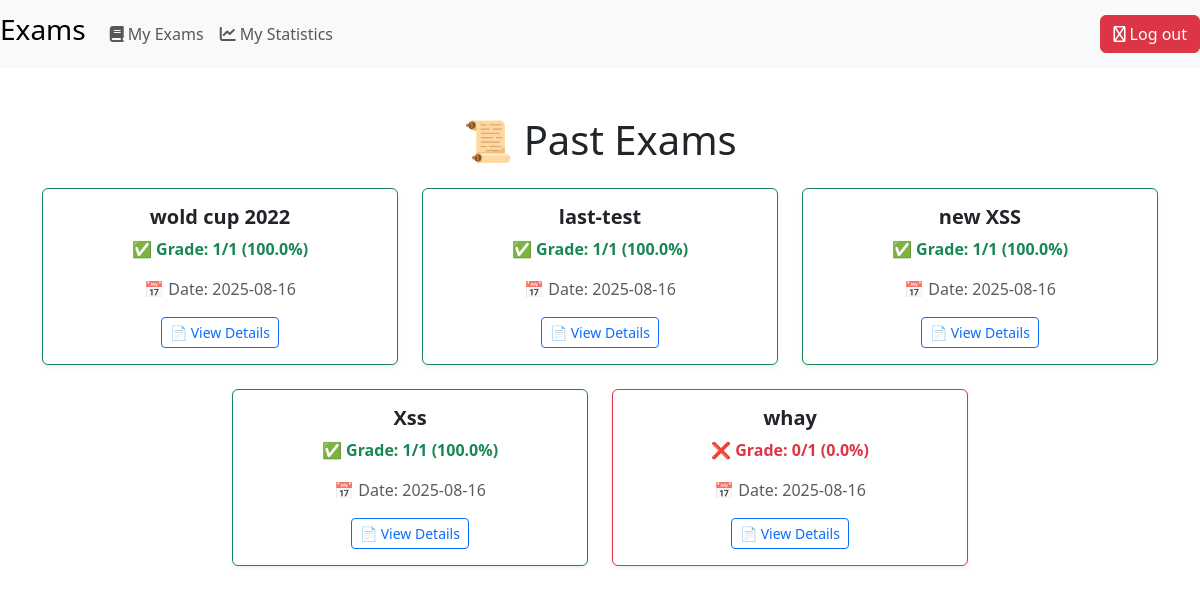
The app's page /my_exams (signed in), older data.
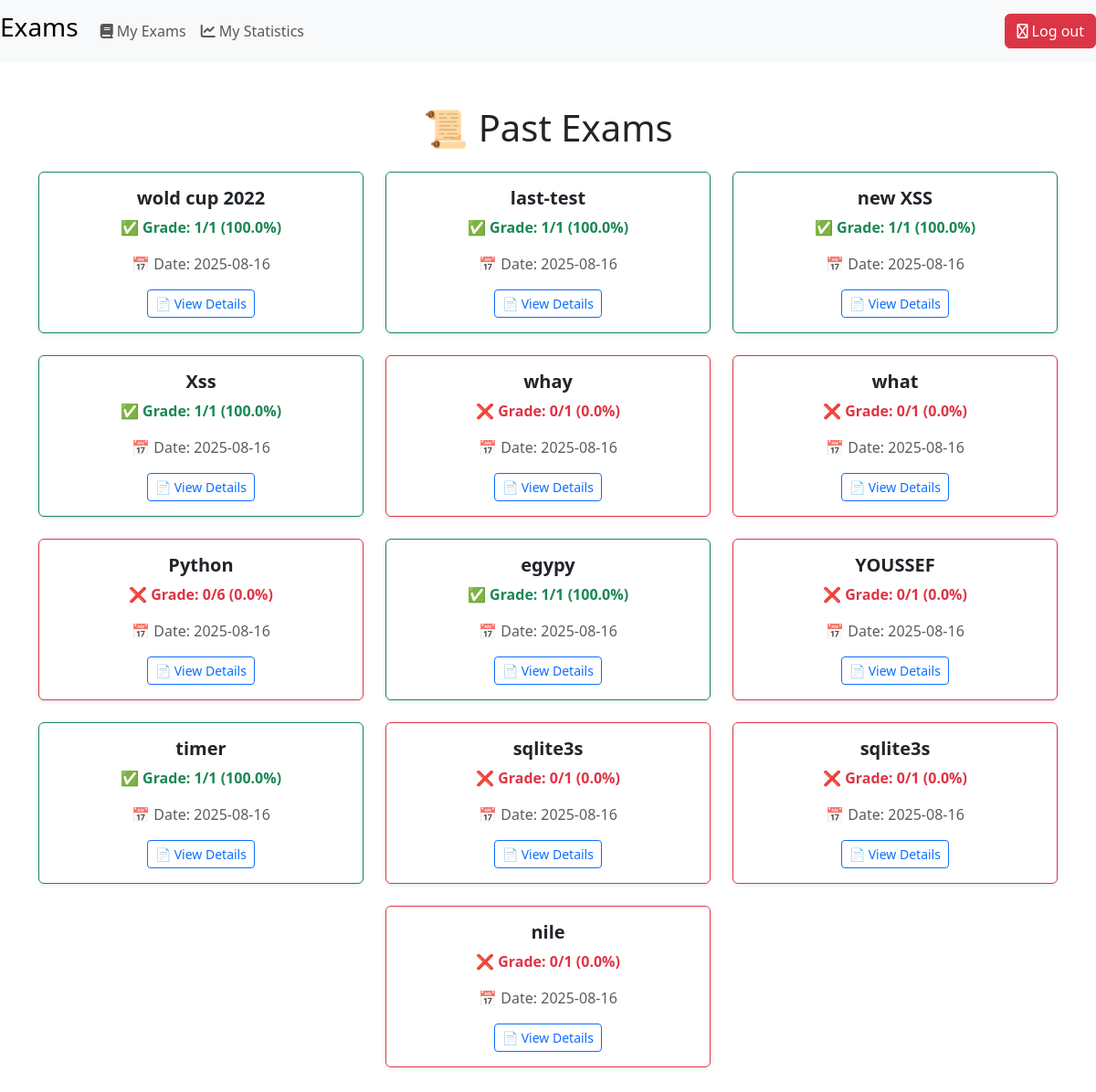
The same page, newer data.
### tables this page shows
CREATE TABLE exams (
    id INTEGER PRIMARY KEY AUTOINCREMENT,
    name TEXT NOT NULL,
    created_by INTEGER NOT NULL,
    time_limit INTEGER, token TEXT, -- بالدقايق
    FOREIGN KEY (created_by) REFERENCES users(id)
);

CREATE TABLE results (
    id INTEGER PRIMARY KEY AUTOINCREMENT,
    student_id INTEGER NOT NULL,
    exam_id INTEGER NOT NULL,
    score INTEGER NOT NULL,
    date_taken DATETIME DEFAULT CURRENT_TIMESTAMP, ex_co INTEGER, now TEXT,
    FOREIGN KEY (student_id) REFERENCES users(id),
    FOREIGN KEY (exam_id) REFERENCES exams(id)
);

### app.py (the view)
@app.route("/my_exams", methods=["GET", "POST"])
@login_required
@not_teacher
def my_exams():
    results = query_db("SELECT * FROM results WHERE student_id = ?", (session["user_id"],))
    if not results:
        return render_template("my_past_exams_stu.html", my_past="You haven't taken any exams yet.")
    list_exams, correct, count, date = [], [], [], []
    for i in results:
        exams_name = query_db("SELECT name FROM exams WHERE id = ?", (i["exam_id"],), one=True)
        list_exams.append(exams_name["name"])
        correct.append(i["score"])
        date.append(i["date_taken"])
        ques_count = query_db("SELECT COUNT(text) as total FROM questions WHERE exam_id = ?", (i["exam_id"],), one=True)
        count.append(ques_count["total"])
    return render_template("my_past_exams_stu.html", exam=list_exams, ques_count=count, correct=correct, date=date)

### app.py (called while the page is built)
def query_db(query, args=(), one=False, commit=False):
    conn = sqlite3.connect("exams.db")
    conn.row_factory = sqlite3.Row
    cur = conn.cursor()
    cur.execute(query, args)
    if commit:
        conn.commit()
        conn.close()
        return cur.lastrowid
    rv = cur.fetchall()
    conn.close()
    return (rv[0] if rv else None) if one else [dict(row) for row in rv]

### helpers.py (called while the page is built)
def login_required(f):
    @wraps(f)
    def decorated_function(*args, **kwargs):
        if session.get("user_id") is None:
            return redirect("/login")
        return f(*args, **kwargs)
    return decorated_function

def not_teacher(f):
    @wraps(f)
    def decorated_function(*args, **kwargs):
        db.execute("SELECT role FROM users WHERE id = ?", (session.get("user_id"),))
        who = db.fetchone()
        if not who:
            return redirect("/login")
        if who["role"].lower() == "teacher":
            flash("This page is for students only", "warning")
            return redirect("/index")
        return f(*args, **kwargs)
    return decorated_function

### templates/my_past_exams_stu.html (shortened to what this page needs)
{% extends "layout.html" %}
{% block nav %}
<div class="collapse navbar-collapse" id="navbarSupportedContent">
    <ul class="navbar-nav me-auto">
        <li class="nav-item">
            <a class="nav-link" href="/my_exams"><i class="fa-solid fa-book"></i> My Exams</a>
        </li>
        <li class="nav-item">
            <a class="nav-link" href="/statistics"><i class="fa-solid fa-chart-line"></i> My Statistics</a>
        </li>
    </ul>
    <ul class="navbar-nav ms-auto">
        <li class="nav-item">
            <a href="/logout" class="btn btn-danger"><i class="fa-regular fa-right-from-bracket"></i> Log out</a>
        </li>
    </ul>
</div>
{% endblock %}
{% block main %}
<div class="container py-4">
    <h1 class="text-center mb-4">📜 Past Exams</h1>
    {% if not my_past %}
    <div class="row justify-content-center">
        {% for i in exam %}
        {% set score = correct[loop.index-1] %}
        {% set total = ques_count[loop.index-1] %}
        {% set percentage = (score / total * 100) | round(1) %}
        <div class="col-lg-4 col-md-6 col-sm-12 mb-4">
            <div class="card shadow-sm h-100 border-{{ 'success' if percentage >= 50 else 'danger' }}">
                <div class="card-body text-center">
                    <h5 class="card-title fw-bold">{{ i }}</h5>
                    <p class="card-text {{ 'text-success' if percentage >= 50 else 'text-danger' }} fw-bold">
                        {{ '✅' if percentage >= 50 else '❌' }} Grade: {{ score }}/{{ total }} ({{ percentage }}%)
                    </p>
                    <p class="card-text text-muted">
                        📅 Date: {{ date[loop.index-1] }}
                    </p>
                    <a href="#" class="btn btn-outline-primary btn-sm" >📄 View Details</a>
                </div>
            </div>
        </div>
        {% endfor %}
    </div>
    {% else %}
    <div class="alert alert-info text-center" role="alert">
        <h3>{{ my_past }}</h3>
    </div>
    {% endif %}
</div>
{% endblock %}

Row changes from the older to the newer data that the page shows:
added exams: name "what", value "❌", score "0", total "1", percentage "0.0"
added results: date_taken "2025-08-16"
now on this page (row unchanged): exams: name "Python", value "❌", score "0", total "6", percentage "0.0"
added results: date_taken "2025-08-16"
now on this page (row unchanged): exams: name "egypy", value "✅", score "1", total "1", percentage "100.0"
added results: date_taken "2025-08-16"
now on this page (row unchanged): exams: name "YOUSSEF", value "❌", score "0", total "1", percentage "0.0"
added results: date_taken "2025-08-16"
added exams: name "timer", value "✅", time_limit "1", percentage "100.0"
added results: date_taken "2025-08-16"
added exams: name "sqlite3s", value "❌", score "0", time_limit "1", percentage "0.0"
added results: date_taken "2025-08-16"
added results: date_taken "2025-08-16"
added exams: name "nile", value "❌", score "0", time_limit "1", percentage "0.0"
added results: date_taken "2025-08-16"
